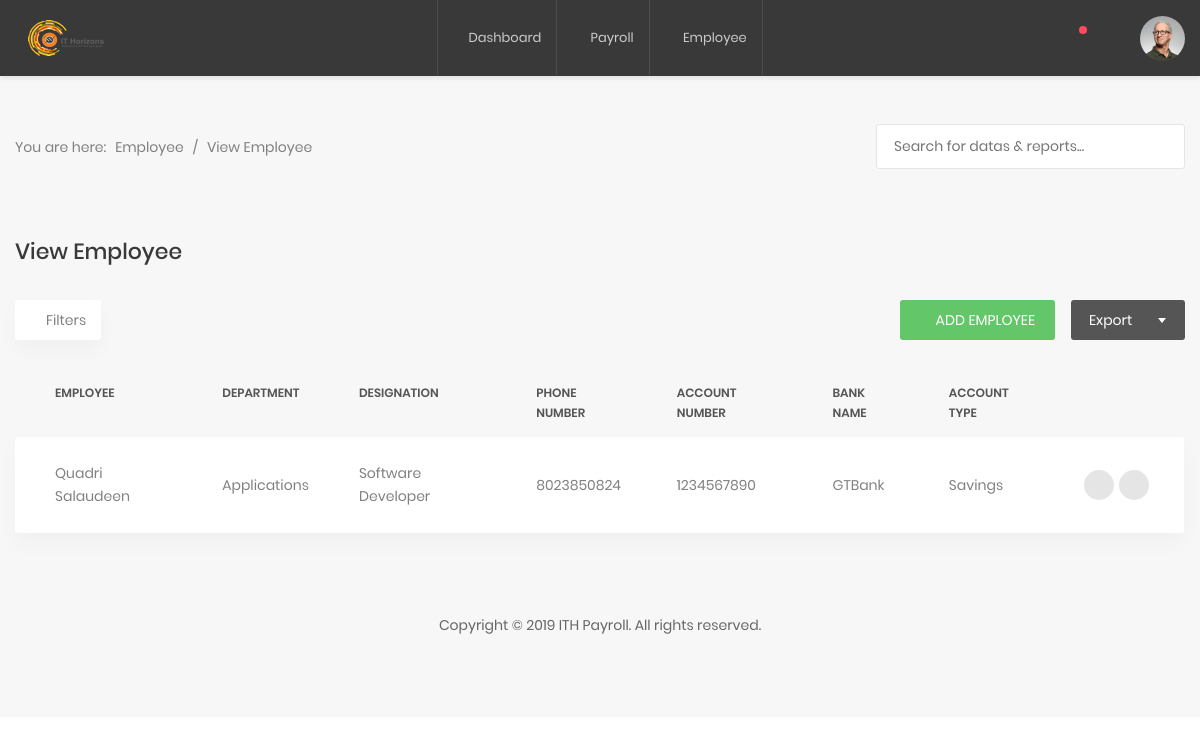
Screenshot of /employee/detail/6 (signed in) with the database file from the repository.
### employees/models.py (models this page shows, shortened)
class Employee(models.Model):
    deps = (
    ('Applications', 'Applications'), ('Network & Security','Network & Security'),
    ('Solutions', 'Solutions'),('Human Resource', 'Human Resource'),
     ('Sales', 'Sales'), ('Finance', 'Finance'), ('Infrastructure', 'Infrastructure'),
    ('Projects', 'Projects'), ('Research & Development', 'Research & Development')
    )
    first_name = models.CharField(max_length=100)
    last_name = models.CharField(max_length=100)
    department = models.CharField(max_length=100, choices=deps)
    designation = models.CharField(max_length=100)
    phone_number = models.CharField(max_length=100)
    bank_name = models.CharField(max_length=100, null=True)
    account_number = models.IntegerField(null = True)
    account_type = models.CharField(max_length=100, null=True)

### employees/views.py (the view)
# urls.py: path('detail/<int:id>', detail, name="employee_detail"),
@login_required
def detail(request, id):
	employee = Employee.objects.get(id=id)
	return render(request, 'payroll/employee_index.html', {'employee': employee})

### templates/payroll/employee_index.html (shortened to what this page needs)
{% extends 'payroll/index.html' %}
{% load widget_tweaks %}
          {% block content %}
            <section class="au-breadcrumb2">
                <div class="container">
                    <div class="row">
                        <div class="col-md-12">
                            <div class="au-breadcrumb-content">
                                <div class="au-breadcrumb-left">
                                    <span class="au-breadcrumb-span">You are here:</span>
                                    <ul class="list-unstyled list-inline au-breadcrumb__list">
                                        <li class="list-inline-item active">
                                            <a href="#">Employee</a>
                                        </li>
                                        <li class="list-inline-item seprate">
                                            <span>/</span>
                                        </li>
                                        <li class="list-inline-item">View Employee</li>
                                    </ul>
                                </div>
                                <form class="au-form-icon--sm" action="" method="post">
                                    <input class="au-input--w300 au-input--style2" type="text" placeholder="Search for datas &amp; reports...">
                                    <button class="au-btn--submit2" type="submit">
                                        <i class="zmdi zmdi-search"></i>
                                    </button>
                                </form>
                            </div>
                        </div>
                    </div>
                </div>
            </section>
            <section class="p-t-20">
                <div class="container">
                    <div class="row">
                        <div class="col-md-12">
                            <h3 class="title-5 m-b-35">View Employee</h3>
                            <div class="table-data__tool">
                                <div class="table-data__tool-left">
                                    <button class="au-btn-filter">
                                        <i class="zmdi zmdi-filter-list"></i>filters</button>
                                </div>
                                <div class="table-data__tool-right">
                                    <button class="au-btn au-btn-icon au-btn--green au-btn--small">
                                      <a href="{% url 'create_employee' %}" style="color:white">  <i class="zmdi zmdi-plus"></i>add employee</a></button>
                                    <div class="rs-select2--dark rs-select2--sm rs-select2--dark2">
                                    </div>
                                </div>
                            </div>
                            <div class="table-responsive table-responsive-data2">
                                <table class="table table-data2">
                                    <thead>
                                        <tr>
                                            <th>Employee</th>
                                            <th>Department</th>
                                            <th>Designation</th>
                                            <th>Phone Number</th>
                                            <th>Account Number</th>
                                            <th>Bank Name</th>
                                            <th>Account Type</th>
                                        </tr>
                                    </thead>
                                    <tbody>
                                        <tr class="tr-shadow">
                                            <td>
                                            {{ employee.first_name }} {{ employee.last_name }} </a></td>
                                            <td>
                                              {{ employee.department }}
                                            </td>
                                            <td>{{ employee.designation }}</td>
                                            <td>{{ employee.phone_number }}</td>
                                            <td>{{ employee.account_number }}</td>
                                            <td>{{ employee.bank_name }}</td>
                                            <td>{{ employee.account_type }}</td>
                                            <td>
                                                <div class="table-data-feature">
                                                    <button class="item" data-toggle="tooltip" data-placement="top" title="Edit">
                                                      <a href="{% url 'edit_employee' employee.id %}" style="color:white">  <i class="zmdi zmdi-edit"></a></i>
                                                    </button>
                                                    <button class="item" data-toggle="tooltip" data-placement="top" title="Delete">
                                                        <i class="zmdi zmdi-delete"></i>
                                                    </button>
                                                </div>
                                            </td>
                                        </tr>
                                    </tbody>
                                </table>
                            </div>
                        </div>
                    </div>
                </div>
            </section>
            {% endblock %}

### rows the page displays
Employee: first_name "Quadri", last_name "Salaudeen", department "Applications", designation "Software Developer", phone_number "8023850824", account_number "1234567890", bank_name "GTBank", account_type "Savings"
